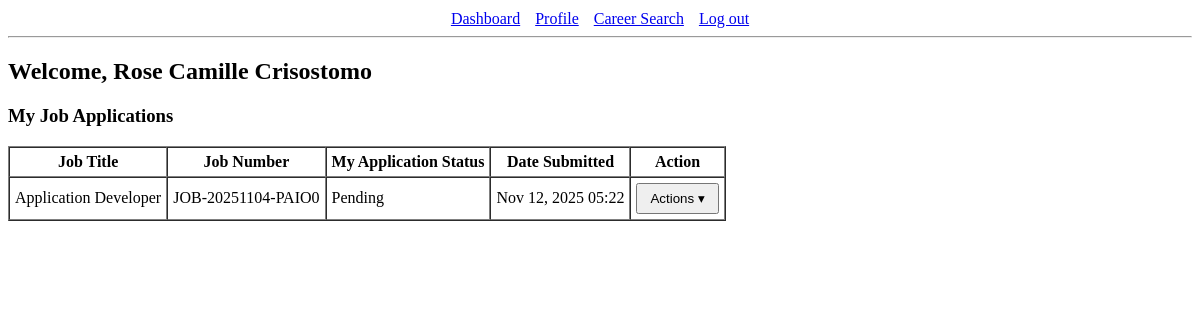
The page /user/dashboard/ (signed in) on the database its author committed.
### staff_app/models.py (models this page shows, shortened)
class JobApplication(models.Model):
    STATUS_PENDING = 'pending'
    STATUS_UNDER_REVIEW = 'under_review'
    STATUS_INTERVIEW_SCHEDULED = 'interview_scheduled'
    STATUS_INTERVIEWED = 'interviewed'
    STATUS_ASSESSMENT_SCHEDULED = 'assessment_scheduled'
    STATUS_ASSESSMENT_COMPLETED = 'assessment_completed'
    STATUS_ACCEPTED = 'accepted'
    STATUS_REJECTED = 'rejected'
    STATUS_CHOICES = [
        (STATUS_PENDING, 'Pending'),
        (STATUS_UNDER_REVIEW, 'Under Review'),
        (STATUS_INTERVIEW_SCHEDULED, 'Interview Scheduled'),
        (STATUS_INTERVIEWED, 'Interviewed'),
        (STATUS_ASSESSMENT_SCHEDULED, 'Assessment Scheduled'),
        (STATUS_ASSESSMENT_COMPLETED, 'Assessment Completed'),
        (STATUS_ACCEPTED, 'Accepted'),
        (STATUS_REJECTED, 'Rejected'),
    ]
    job = models.ForeignKey('staff_app.JobPost', on_delete=models.CASCADE, related_name='applications')
    applicant = models.ForeignKey(User, on_delete=models.CASCADE, related_name='job_applications')
    cv = models.FileField(upload_to='user_cvs/')
    status = models.CharField(max_length=20, choices=STATUS_CHOICES, default=STATUS_PENDING)
    applied_at = models.DateTimeField(auto_now_add=True)
    reviewed_at = models.DateTimeField(null=True, blank=True)
    rejection_until = models.DateField(null=True, blank=True)
    class Meta:
        unique_together = ('job', 'applicant')  # optional: one application per user per job

class JobPost(models.Model):
    staff = models.ForeignKey(User, on_delete=models.CASCADE, related_name='job_posts')
    title = models.CharField(max_length=255)
    position_title = models.CharField(max_length=255)
    job_type = models.CharField(max_length=20, choices=JOB_TYPE_CHOICES)
    experience = models.CharField(max_length=100, help_text='e.g. 2 years')
    job_number = models.CharField(max_length=50, unique=True, blank=True)
    job_description = models.TextField()
    qualification = models.TextField()
    location = models.CharField(max_length=255)
    additional_info = models.TextField(blank=True, null=True)
    about_company = models.TextField(blank=True, null=True)
    post_date = models.DateTimeField(auto_now_add=True)
    archived = models.BooleanField(default=False)

### user_app/views.py (the view)
# urls.py: path('dashboard/', views.dashboard_view, name='dashboard'),
@login_required
def dashboard_view(request):
    applications = JobApplication.objects.filter(applicant=request.user).order_by('-applied_at')
    q = request.GET.get('q')
    if q:
        applications = applications.filter(
            Q(job__title__icontains=q) |
            Q(job__job_number__icontains=q)
        )
    return render(request, 'user/dashboard.html', {
        'applications': applications,
        'q': q
    })

### user_app/templates/user/dashboard.html (shortened to what this page needs)
{% extends "user_maintemp/nav.html" %}
{% block content %}
<div class="container">
    <h2>Welcome, {{ request.user.get_full_name|default:request.user.username }}</h2>
    <h3>My Job Applications</h3>
    <table border="1" cellpadding="5" cellspacing="0">
        <thead>
            <tr>
                <th>Job Title</th>
                <th>Job Number</th>
                <th>My Application Status</th>
                <th>Date Submitted</th>
                <th>Action</th>
            </tr>
        </thead>
        <tbody>
            {% for app in applications %}
                <tr>
                    <td>{{ app.job.title }}</td>
                    <td>{{ app.job.job_number }}</td>
                    <td>{{ app.get_status_display }}</td>
                    <td>{{ app.applied_at|date:"M d, Y H:i" }}</td>
                    <td>
                        <div class="dropdown">
                            <button type="button">Actions ▾</button>
                        </div>
                    </td>
                </tr>
            {% empty %}
                <tr>
                    <td colspan="5">You have not applied to any jobs yet.</td>
                </tr>
            {% endfor %}
        </tbody>
    </table>
</div>
{% endblock %}

### user_app/templates/user/dashboard.html (style rules this page uses)
.dropdown { position: relative; display: inline-block; }
.dropdown button { padding: 6px 12px; cursor: pointer; }

### rows shown on the page
JobApplication: job "Application Developer", job.job_number "JOB-20251104-PAIO0", status "Pending", applied_at "Nov 12, 2025 05:22"

### other values the page prints
{{ request.user.get_full_name|default:request.user.username }} "Rose Camille Crisostomo"
